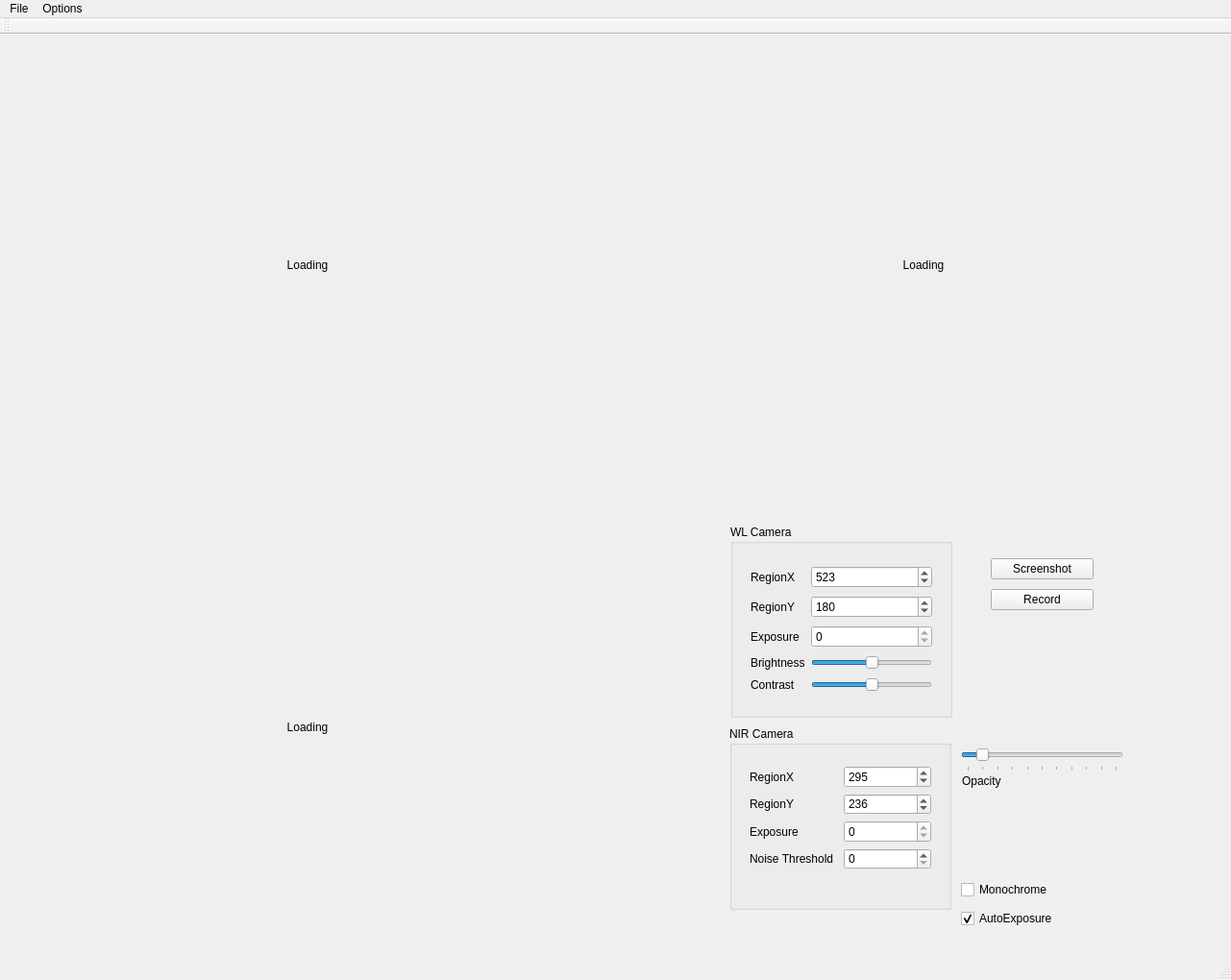
<?xml version="1.0" encoding="UTF-8"?>
<ui version="4.0">
 <class>MultiChannelViewer</class>
 <widget class="QMainWindow" name="MultiChannelViewer">
  <property name="geometry">
   <rect>
    <x>0</x>
    <y>0</y>
    <width>1281</width>
    <height>1020</height>
   </rect>
  </property>
  <property name="windowTitle">
   <string>MultiChannelViewer</string>
  </property>
  <widget class="QWidget" name="centralWidget">
   <widget class="QLabel" name="cam_1">
    <property name="geometry">
     <rect>
      <x>0</x>
      <y>0</y>
      <width>640</width>
      <height>480</height>
     </rect>
    </property>
    <property name="minimumSize">
     <size>
      <width>500</width>
      <height>375</height>
     </size>
    </property>
    <property name="text">
     <string>Loading</string>
    </property>
    <property name="alignment">
     <set>Qt::AlignCenter</set>
    </property>
   </widget>
   <widget class="QLabel" name="cam_2">
    <property name="geometry">
     <rect>
      <x>641</x>
      <y>0</y>
      <width>640</width>
      <height>480</height>
     </rect>
    </property>
    <property name="minimumSize">
     <size>
      <width>500</width>
      <height>375</height>
     </size>
    </property>
    <property name="text">
     <string>Loading</string>
    </property>
    <property name="alignment">
     <set>Qt::AlignCenter</set>
    </property>
   </widget>
   <widget class="QLabel" name="cam_3">
    <property name="geometry">
     <rect>
      <x>0</x>
      <y>481</y>
      <width>640</width>
      <height>480</height>
     </rect>
    </property>
    <property name="minimumSize">
     <size>
      <width>500</width>
      <height>375</height>
     </size>
    </property>
    <property name="text">
     <string>Loading</string>
    </property>
    <property name="alignment">
     <set>Qt::AlignCenter</set>
    </property>
   </widget>
   <widget class="QCheckBox" name="Monochrome">
    <property name="geometry">
     <rect>
      <x>1000</x>
      <y>880</y>
      <width>111</width>
      <height>20</height>
     </rect>
    </property>
    <property name="text">
     <string>Monochrome</string>
    </property>
   </widget>
   <widget class="QGroupBox" name="WL_camera">
    <property name="geometry">
     <rect>
      <x>760</x>
      <y>510</y>
      <width>231</width>
      <height>201</height>
     </rect>
    </property>
    <property name="title">
     <string>WL Camera</string>
    </property>
    <widget class="QWidget" name="layoutWidget">
     <property name="geometry">
      <rect>
       <x>10</x>
       <y>30</y>
       <width>211</width>
       <height>162</height>
      </rect>
     </property>
     <layout class="QGridLayout" name="gridLayout">
      <item row="0" column="0">
       <widget class="QLabel" name="label_4">
        <property name="text">
         <string>RegionX</string>
        </property>
       </widget>
      </item>
      <item row="0" column="1">
       <widget class="QSpinBox" name="RegionX_WL">
        <property name="maximum">
         <number>748</number>
        </property>
        <property name="value">
         <number>523</number>
        </property>
       </widget>
      </item>
      <item row="1" column="0">
       <widget class="QLabel" name="label_5">
        <property name="text">
         <string>RegionY</string>
        </property>
       </widget>
      </item>
      <item row="1" column="1">
       <widget class="QSpinBox" name="RegionY_WL">
        <property name="maximum">
         <number>558</number>
        </property>
        <property name="value">
         <number>180</number>
        </property>
       </widget>
      </item>
      <item row="2" column="0">
       <widget class="QLabel" name="label_8">
        <property name="text">
         <string>Exposure</string>
        </property>
       </widget>
      </item>
      <item row="2" column="1">
       <widget class="QSpinBox" name="WL_Exposure">
        <property name="readOnly">
         <bool>true</bool>
        </property>
        <property name="maximum">
         <number>1000000</number>
        </property>
        <property name="singleStep">
         <number>100</number>
        </property>
       </widget>
      </item>
      <item row="3" column="0">
       <widget class="QLabel" name="Brightness_Label">
        <property name="text">
         <string>Brightness</string>
        </property>
       </widget>
      </item>
      <item row="3" column="1">
       <widget class="QSlider" name="Brightness">
        <property name="minimum">
         <number>-100</number>
        </property>
        <property name="maximum">
         <number>100</number>
        </property>
        <property name="singleStep">
         <number>2</number>
        </property>
        <property name="pageStep">
         <number>20</number>
        </property>
        <property name="value">
         <number>0</number>
        </property>
        <property name="orientation">
         <enum>Qt::Horizontal</enum>
        </property>
       </widget>
      </item>
      <item row="4" column="1">
       <widget class="QSlider" name="Contrast">
        <property name="maximum">
         <number>200</number>
        </property>
        <property name="singleStep">
         <number>2</number>
        </property>
        <property name="pageStep">
         <number>20</number>
        </property>
        <property name="value">
         <number>100</number>
        </property>
        <property name="orientation">
         <enum>Qt::Horizontal</enum>
        </property>
       </widget>
      </item>
      <item row="4" column="0">
       <widget class="QLabel" name="Contrast_Label">
        <property name="text">
         <string>Contrast</string>
        </property>
       </widget>
      </item>
     </layout>
    </widget>
   </widget>
   <widget class="QGroupBox" name="NIR_Camera">
    <property name="geometry">
     <rect>
      <x>759</x>
      <y>720</y>
      <width>231</width>
      <height>191</height>
     </rect>
    </property>
    <property name="title">
     <string>NIR Camera</string>
    </property>
    <widget class="QWidget" name="layoutWidget">
     <property name="geometry">
      <rect>
       <x>10</x>
       <y>30</y>
       <width>211</width>
       <height>130</height>
      </rect>
     </property>
     <layout class="QGridLayout" name="gridLayout_2" rowstretch="0,0,0,0" rowminimumheight="0,0,0,0">
      <item row="0" column="0">
       <widget class="QLabel" name="label_6">
        <property name="text">
         <string>RegionX</string>
        </property>
       </widget>
      </item>
      <item row="0" column="1">
       <widget class="QSpinBox" name="RegionX_NIR">
        <property name="maximum">
         <number>748</number>
        </property>
        <property name="value">
         <number>295</number>
        </property>
       </widget>
      </item>
      <item row="1" column="0">
       <widget class="QLabel" name="label_7">
        <property name="text">
         <string>RegionY</string>
        </property>
       </widget>
      </item>
      <item row="1" column="1">
       <widget class="QSpinBox" name="RegionY_NIR">
        <property name="maximum">
         <number>558</number>
        </property>
        <property name="value">
         <number>236</number>
        </property>
       </widget>
      </item>
      <item row="2" column="0">
       <widget class="QLabel" name="label_9">
        <property name="text">
         <string>Exposure</string>
        </property>
       </widget>
      </item>
      <item row="2" column="1">
       <widget class="QSpinBox" name="NIR_Exposure">
        <property name="readOnly">
         <bool>true</bool>
        </property>
        <property name="maximum">
         <number>1000000</number>
        </property>
        <property name="singleStep">
         <number>100</number>
        </property>
       </widget>
      </item>
      <item row="3" column="1">
       <widget class="QSpinBox" name="NIR_Thresh">
        <property name="maximum">
         <number>4095</number>
        </property>
       </widget>
      </item>
      <item row="3" column="0">
       <widget class="QLabel" name="NIR_Thresh_label">
        <property name="text">
         <string>Noise Threshold</string>
        </property>
       </widget>
      </item>
     </layout>
    </widget>
   </widget>
   <widget class="QFrame" name="Media">
    <property name="geometry">
     <rect>
      <x>1020</x>
      <y>530</y>
      <width>129</width>
      <height>85</height>
     </rect>
    </property>
    <layout class="QVBoxLayout" name="verticalLayout">
     <item>
      <widget class="QPushButton" name="Screenshot">
       <property name="text">
        <string>Screenshot</string>
       </property>
      </widget>
     </item>
     <item>
      <widget class="QPushButton" name="Record">
       <property name="enabled">
        <bool>true</bool>
       </property>
       <property name="text">
        <string>Record</string>
       </property>
       <property name="checkable">
        <bool>true</bool>
       </property>
      </widget>
     </item>
    </layout>
   </widget>
   <widget class="QCheckBox" name="AutoExposure">
    <property name="geometry">
     <rect>
      <x>1000</x>
      <y>910</y>
      <width>111</width>
      <height>20</height>
     </rect>
    </property>
    <property name="text">
     <string>AutoExposure</string>
    </property>
    <property name="checked">
     <bool>true</bool>
    </property>
   </widget>
   <widget class="QWidget" name="layoutWidget">
    <property name="geometry">
     <rect>
      <x>999</x>
      <y>740</y>
      <width>171</width>
      <height>56</height>
     </rect>
    </property>
    <layout class="QVBoxLayout" name="Opacity"/>
   </widget>
   <widget class="QSlider" name="opacitySlider">
    <property name="geometry">
     <rect>
      <x>1000</x>
      <y>740</y>
      <width>169</width>
      <height>27</height>
     </rect>
    </property>
    <property name="maximum">
     <number>10</number>
    </property>
    <property name="value">
     <number>1</number>
    </property>
    <property name="orientation">
     <enum>Qt::Horizontal</enum>
    </property>
    <property name="tickPosition">
     <enum>QSlider::TicksBelow</enum>
    </property>
    <property name="tickInterval">
     <number>1</number>
    </property>
   </widget>
   <widget class="QLabel" name="text_Opacity">
    <property name="geometry">
     <rect>
      <x>1001</x>
      <y>769</y>
      <width>169</width>
      <height>16</height>
     </rect>
    </property>
    <property name="text">
     <string>Opacity</string>
    </property>
   </widget>
   <zorder>Media</zorder>
   <zorder>cam_1</zorder>
   <zorder>cam_2</zorder>
   <zorder>cam_3</zorder>
   <zorder>Monochrome</zorder>
   <zorder>WL_camera</zorder>
   <zorder>NIR_Camera</zorder>
   <zorder>AutoExposure</zorder>
   <zorder>layoutWidget</zorder>
   <zorder>opacitySlider</zorder>
   <zorder>text_Opacity</zorder>
  </widget>
  <widget class="QMenuBar" name="menuBar">
   <property name="geometry">
    <rect>
     <x>0</x>
     <y>0</y>
     <width>1281</width>
     <height>22</height>
    </rect>
   </property>
   <widget class="QMenu" name="menuOptions">
    <property name="title">
     <string>Options</string>
    </property>
    <addaction name="actionCalibrate_NIR"/>
   </widget>
   <widget class="QMenu" name="menuFile">
    <property name="title">
     <string>File</string>
    </property>
    <addaction name="actionLoad_Parameters"/>
    <addaction name="actionSave_Parameters"/>
   </widget>
   <addaction name="menuFile"/>
   <addaction name="menuOptions"/>
  </widget>
  <widget class="QToolBar" name="mainToolBar">
   <attribute name="toolBarArea">
    <enum>TopToolBarArea</enum>
   </attribute>
   <attribute name="toolBarBreak">
    <bool>false</bool>
   </attribute>
  </widget>
  <widget class="QStatusBar" name="statusBar"/>
  <action name="actionCalibrate_NIR">
   <property name="text">
    <string>Calibrate NIR</string>
   </property>
  </action>
  <action name="actionAbout">
   <property name="text">
    <string>About</string>
   </property>
  </action>
  <action name="actionLoad_Parameters">
   <property name="text">
    <string>Load Parameters</string>
   </property>
  </action>
  <action name="actionSave_Parameters">
   <property name="text">
    <string>Save Parameters</string>
   </property>
  </action>
 </widget>
 <layoutdefault spacing="6" margin="11"/>
 <resources/>
 <connections/>
</ui>
